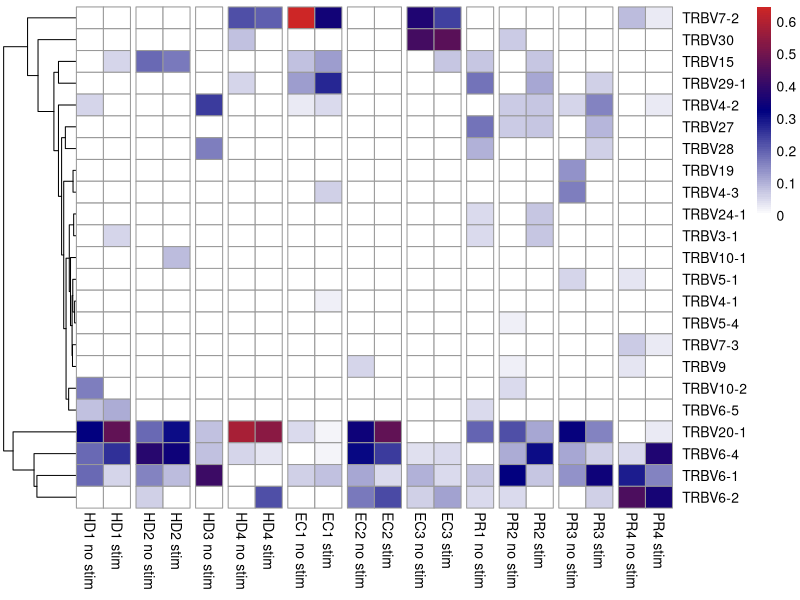

Here is the R script that generated this plot:
#This code is used to create a heatmap to get the TRBV distrubution of the patient samples under stimulated and un-stimulated conditions
#We upload the excel data and then clean the data for the relevant information. Then we find the expanded clones (defined in terms of TCRusage and CDR3a and CDR3b sequences)
#For the expanded clones, we calculate the fraction of different TRBV and plot them as a heatmap with x-axis giving the different patients at stimulated and un-stimulated conditions and the y-axis giving the fractions of TRAJ expression 

library(readxl)
my_data <- read_xlsx("HIV data_Pooled_Final.xlsx", col_types = "text", col_names = TRUE)#The data is read
new_data1<-my_data[,-c(1,3,4,6,8,11,12,16,17,33,34,35)]#The relevant columns are selected

library(dplyr)
new_data1<-new_data1%>%filter(TRBV != "NA", TRBJ != "NA", TRAV != "NA", TRAJ !="NA", CDR3a !="NA",  CDR3b !="NA", Stimulation != "BSV18")#Get rid of columns with NA values for TCRusage and BSV18 stimulation condition
new_data1<-new_data1%>%filter(TRAV !="TRAV1-1")#Get rid of data with TRAV1-1 because MAIT cells are defined as TRAV1-2
new_data1$TCRusage <-do.call(paste0, new_data1[c("TRAV","TRAJ","TRBV","TRBJ")])#Create a new column called TCRusage which put together TRAV,TRAJ, TRBV, TRBJ

library(dplyr)
test<- count(new_data1, Subject, Stimulation, TRBV, TCRusage,CDR3a,CDR3b)#Count the number of cells with a given TCR usage and CDR3a and CDR3b sequences



#For expanded clones
library(reshape2)
final200<-test %>% filter(n != 1)# We are interested in the expanded clones so we get rid of cells that appear once with a given TCR usage and CDR3a and CDR3b sequences

final500<-acast(final200, TRBV~Subject+Stimulation, value.var = "n", fun.aggregate = sum)# Calculate the number of times one kind of TRBV occurs for different patients at stimulated and un-stimulated conditions

final600<- apply(final500,2,function(x){x/sum(x)})#Calculate the fractions of different TRBV sequence for different patients at stimulated and un-stimulated conditions

final700<-final600[,c(8,7,10,9,11,13,12,2,1,4,3,6,5,14,16,15,18,17,20,19)]#Re-arrange the data 
colnames(final700)<-c("HD1 no stim","HD1 stim","HD2 no stim","HD2 stim","HD3 no stim","HD4 no stim","HD4 stim","EC1 no stim","EC1 stim","EC2 no stim","EC2 stim","EC3 no stim","EC3 stim","PR1 no stim","PR2 no stim","PR2 stim","PR3 no stim","PR3 stim","PR4 no stim","PR4 stim")


#Make the heatmap for the processed data
library(pheatmap)
result <-pheatmap(final700, color = colorRampPalette (c("white","navy","firebrick3"))(100), cluster_rows = TRUE, cluster_cols = FALSE,clustering_distance_rows = "euclidean", clustering_method = "complete",gaps_col =c(2,4,5,7,9,11,13,14,16,18,20))




